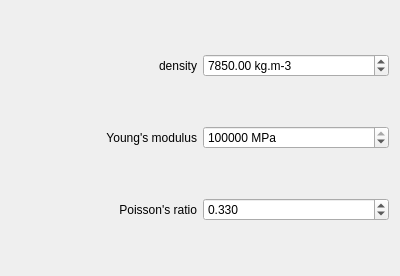
<?xml version="1.0" encoding="UTF-8"?>
<ui version="4.0">
 <class>LayerParameters</class>
 <widget class="QWidget" name="LayerParameters">
  <property name="geometry">
   <rect>
    <x>0</x>
    <y>0</y>
    <width>400</width>
    <height>276</height>
   </rect>
  </property>
  <property name="windowTitle">
   <string>Form</string>
  </property>
  <layout class="QGridLayout" name="gridLayout">
   <item row="0" column="0">
    <widget class="QLabel" name="densityLabel">
     <property name="text">
      <string>density</string>
     </property>
     <property name="alignment">
      <set>Qt::AlignRight|Qt::AlignTrailing|Qt::AlignVCenter</set>
     </property>
    </widget>
   </item>
   <item row="0" column="1">
    <widget class="QDoubleSpinBox" name="densityDoubleSpinBox">
     <property name="suffix">
      <string> kg.m-3</string>
     </property>
     <property name="maximum">
      <double>9999.989999999999782</double>
     </property>
     <property name="value">
      <double>7850.000000000000000</double>
     </property>
    </widget>
   </item>
   <item row="1" column="0">
    <widget class="QLabel" name="youngLabel">
     <property name="text">
      <string>Young's modulus</string>
     </property>
     <property name="alignment">
      <set>Qt::AlignRight|Qt::AlignTrailing|Qt::AlignVCenter</set>
     </property>
    </widget>
   </item>
   <item row="1" column="1">
    <widget class="QDoubleSpinBox" name="youngDoubleSpinBox">
     <property name="accelerated">
      <bool>true</bool>
     </property>
     <property name="suffix">
      <string comment="Mega Pascal"> MPa</string>
     </property>
     <property name="decimals">
      <number>0</number>
     </property>
     <property name="maximum">
      <double>1000000.000000000000000</double>
     </property>
     <property name="singleStep">
      <double>10.000000000000000</double>
     </property>
     <property name="value">
      <double>200000.000000000000000</double>
     </property>
    </widget>
   </item>
   <item row="2" column="0">
    <widget class="QLabel" name="poissonLabel">
     <property name="text">
      <string>Poisson's ratio</string>
     </property>
     <property name="alignment">
      <set>Qt::AlignRight|Qt::AlignTrailing|Qt::AlignVCenter</set>
     </property>
    </widget>
   </item>
   <item row="2" column="1">
    <widget class="QDoubleSpinBox" name="poissonDoubleSpinBox">
     <property name="decimals">
      <number>3</number>
     </property>
     <property name="minimum">
      <double>-1.000000000000000</double>
     </property>
     <property name="maximum">
      <double>0.500000000000000</double>
     </property>
     <property name="singleStep">
      <double>0.010000000000000</double>
     </property>
     <property name="value">
      <double>0.330000000000000</double>
     </property>
    </widget>
   </item>
  </layout>
 </widget>
 <resources/>
 <connections/>
</ui>
